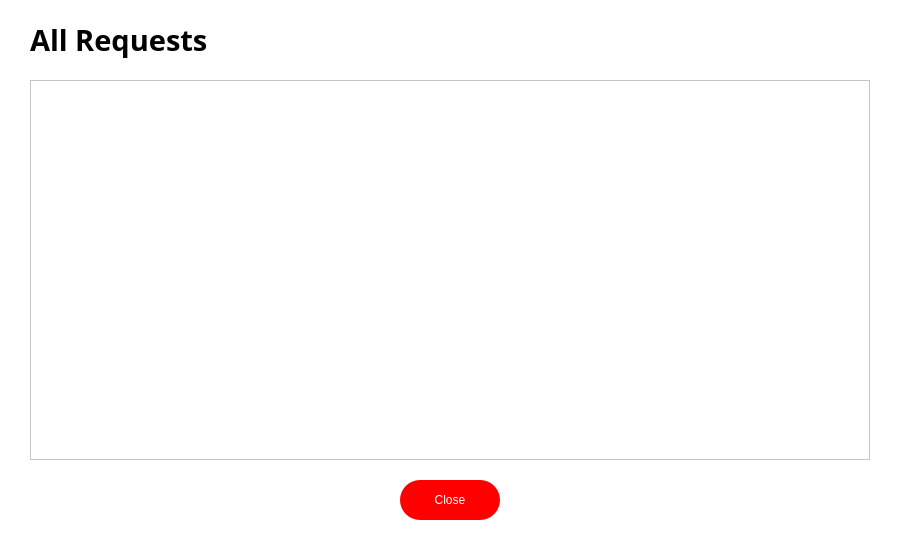
<?xml version="1.0" encoding="UTF-8"?>
<ui version="4.0">
 <class>ViewAllRequestsWindow</class>
 <widget class="QDialog" name="ViewAllRequestsWindow">
  <property name="geometry">
   <rect>
    <x>0</x>
    <y>0</y>
    <width>900</width>
    <height>550</height>
   </rect>
  </property>
  <property name="windowTitle">
   <string>All Requests</string>
  </property>
  <property name="styleSheet">
   <string notr="true">background-color: rgb(255, 255, 255);</string>
  </property>
  <widget class="QLabel" name="titleLabel">
   <property name="geometry">
    <rect>
     <x>30</x>
     <y>20</y>
     <width>840</width>
     <height>40</height>
    </rect>
   </property>
   <property name="font">
    <font>
     <family>Open Sans</family>
     <pointsize>22</pointsize>
     <bold>true</bold>
    </font>
   </property>
   <property name="styleSheet">
    <string notr="true">color: rgb(0,0,0);</string>
   </property>
   <property name="text">
    <string>All Requests</string>
   </property>
  </widget>
  <widget class="QTableWidget" name="requestsTable">
   <property name="geometry">
    <rect>
     <x>30</x>
     <y>80</y>
     <width>840</width>
     <height>380</height>
    </rect>
   </property>
  </widget>
  <widget class="QPushButton" name="closeButton">
   <property name="geometry">
    <rect>
     <x>400</x>
     <y>480</y>
     <width>100</width>
     <height>40</height>
    </rect>
   </property>
   <property name="styleSheet">
    <string notr="true">
     border-radius: 20px;
     font: 700 14pt "Open Sans";
     background-color: red;
     color: rgb(255,255,255);
    </string>
   </property>
   <property name="text">
    <string>Close</string>
   </property>
  </widget>
 </widget>
 <resources/>
 <connections/>
</ui>
